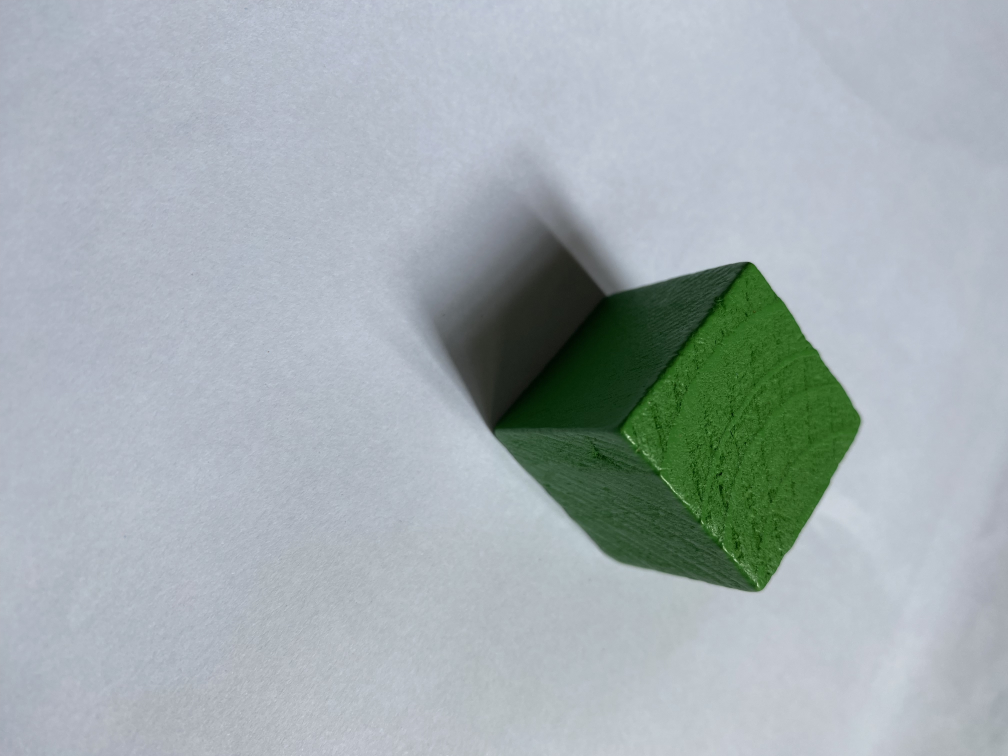
#> input picture data/green_.jpg, 4032 x 3024 px, found by its file name (shown at 1/4 size)
$ python img.py
#> lines starting #> are read from the running program, lines starting #| are printed output that depends on the picture; after the words box and inside, x2 and y2 are one past the last pixel; in counts of white or black regions, pixels touching at a corner belong together
import cv2
import numpy as np

# read image
img = cv2.imread("D:/Prime/Playing/doan/data/green_.jpg")
#> img is the input picture: shape (3024, 4032, 3); mean B, G, R 177.9, 174, 163.4
# convert to gray
gray = cv2.cvtColor(img, cv2.COLOR_BGR2GRAY)
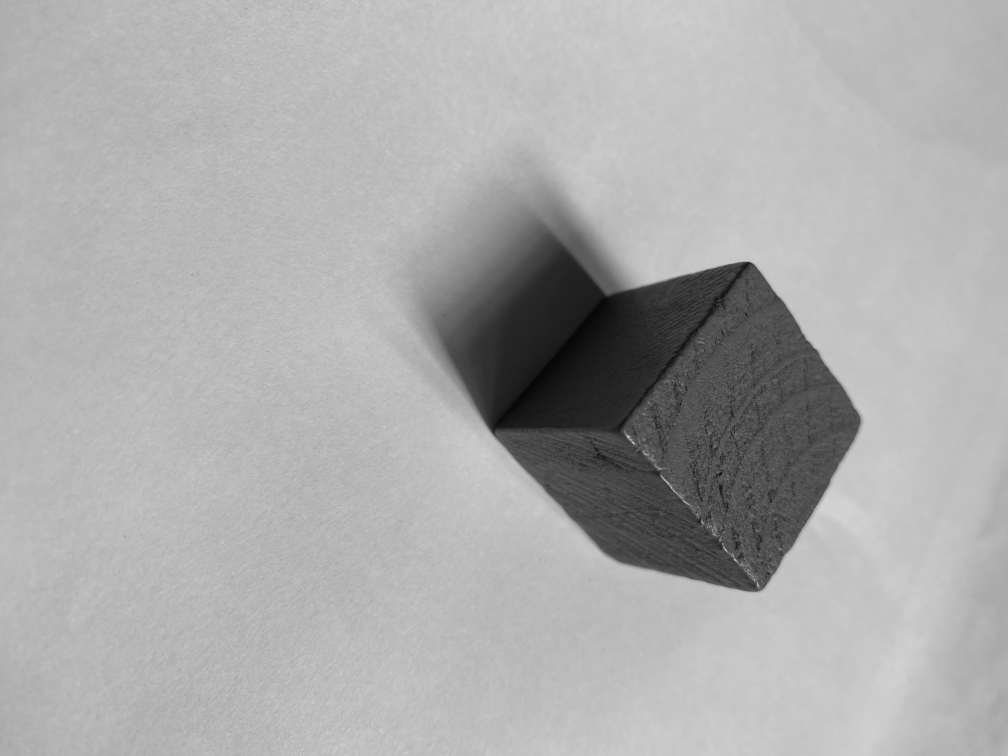
#> gray: shape (3024, 4032) (shown at 1/4 size); min 2, max 245, mean 171.3
gray = cv2.resize(gray, (640, 480))
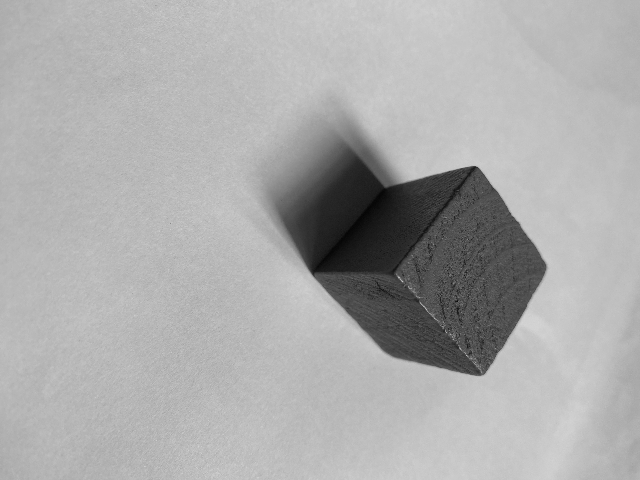
#> gray: shape (480, 640); min 4, max 213, mean 171.2

# threshold
thresh = cv2.threshold(gray, 180, 255, cv2.THRESH_BINARY)[1]
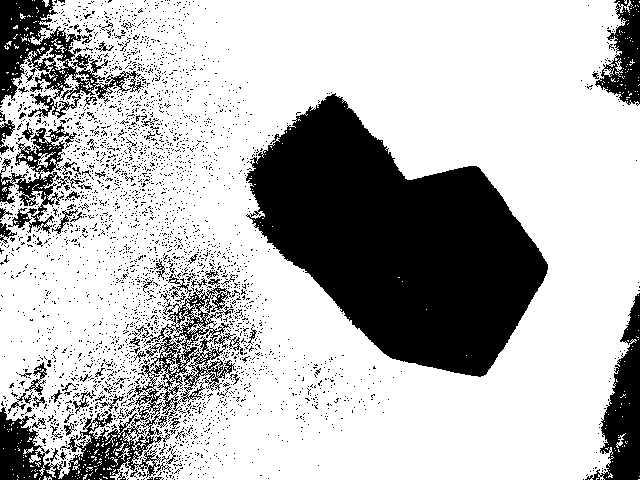
#> thresh: shape (480, 640); 72.5% white; 3265 black regions (3179 under 20 px), largest, box (x1, y1, x2, y2) and area: (246, 93, 548, 377) 48283, (0, 285, 243, 480) 9595, (0, 0, 144, 105) 5578

# morphology edgeout = dilated_mask - mask
# morphology dilate
kernel = cv2.getStructuringElement(cv2.MORPH_RECT, (5,5))
dilate = cv2.morphologyEx(thresh, cv2.MORPH_DILATE, kernel)
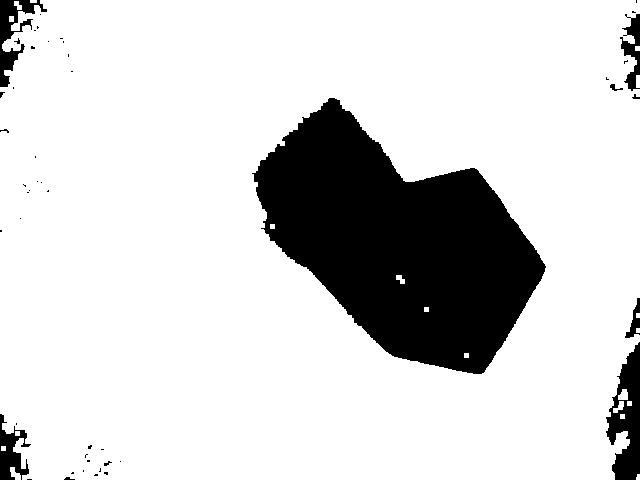
#> dilate: shape (480, 640); 83.2% white; 48 black regions (39 under 20 px), largest, box (x1, y1, x2, y2) and area: (252, 98, 546, 374) 45264, (606, 342, 640, 480) 2742, (0, 0, 47, 87) 1349

# get absolute difference between dilate and thresh
diff = cv2.absdiff(dilate, thresh)
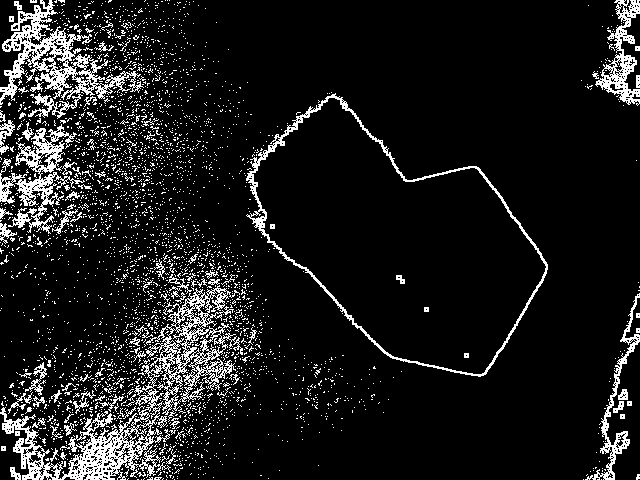
#> diff: shape (480, 640); 10.7% white in thin lines or dots

# invert
edges = 255 - diff
#> edges: shape (480, 640); 89.3% white; black in thin lines or dots

# write result to disk
cv2.imwrite("cartoon_thresh.jpg", thresh)
cv2.imwrite("cartoon_dilate.jpg", dilate)
cv2.imwrite("cartoon_diff.jpg", diff)
cv2.imwrite("cartoon_edges.jpg", edges)

# display it
cv2.imshow("thresh", thresh)
cv2.imshow("dilate", dilate)
cv2.imshow("diff", diff)
cv2.imshow("edges", edges)
cv2.waitKey(0)

$ run again, with data/1ccd04f2b828087651391.jpg copied over data/green_.jpg
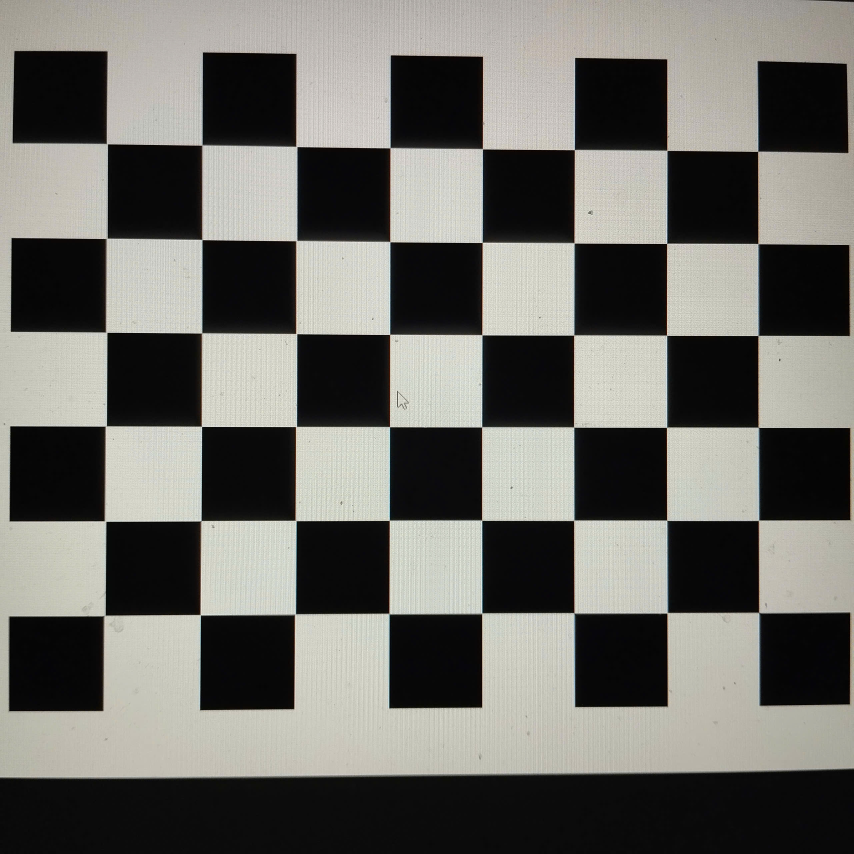
#> input picture data/1ccd04f2b828087651391.jpg, 2560 x 2560 px, found by its file name (shown at 1/3 size)
#> img is the input picture: shape (2560, 2560, 3); mean B, G, R 103.3, 108.6, 109.3
#> `thresh = cv2.threshold(gray, 180, 255, cv2.THRESH_BINARY)[1]`:
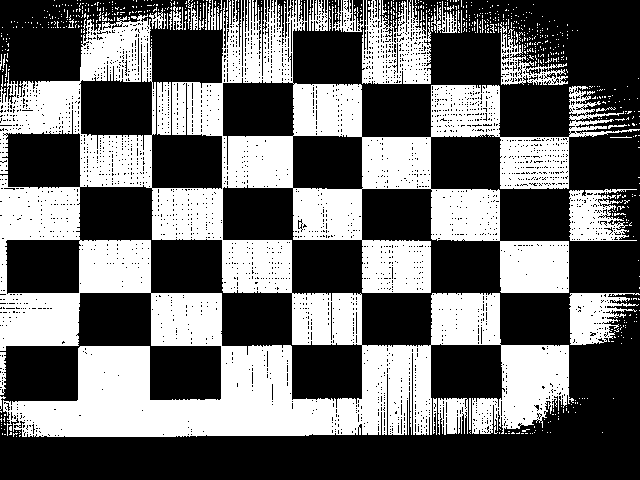
#> thresh: shape (480, 640); 41.3% white; 725 white regions (692 under 20 px), largest, box (x1, y1, x2, y2) and area: (0, 0, 640, 437) 111507, (362, 0, 431, 84) 3800, (569, 293, 640, 345) 2217
#> dilate: shape (480, 640); 54.3% white; 68 black regions (28 under 20 px), largest, box (x1, y1, x2, y2) and area: (0, 313, 640, 480) 33989, (490, 0, 640, 109) 7686, (0, 0, 79, 79) 4432
#> `diff = cv2.absdiff(dilate, thresh)`:
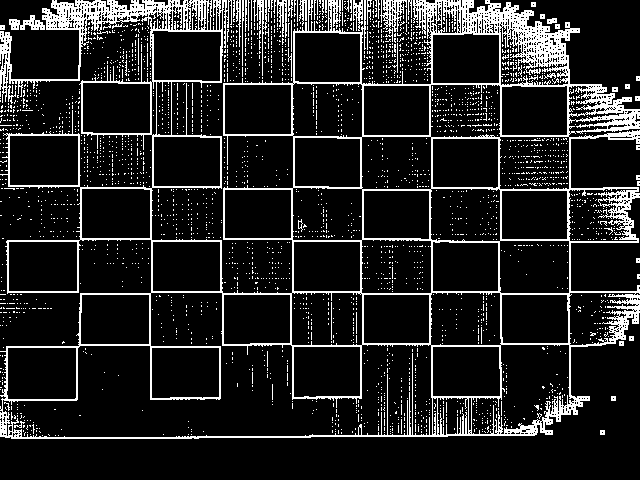
#> diff: shape (480, 640); 12.9% white in thin lines or dots
#> edges: shape (480, 640); 87.1% white; black in thin lines or dots
